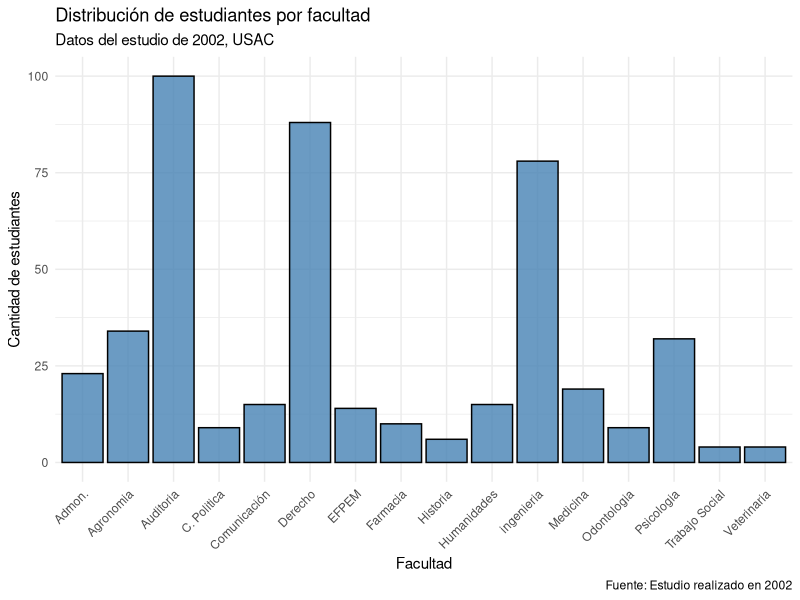
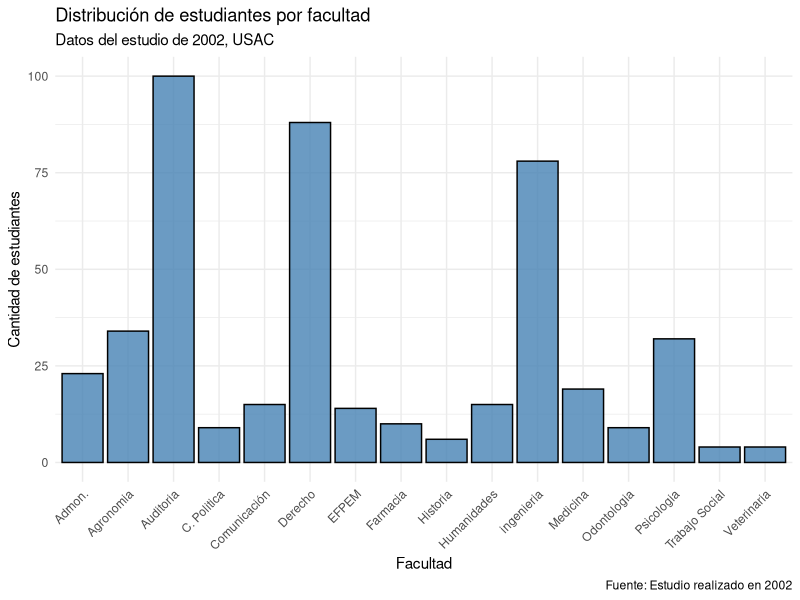
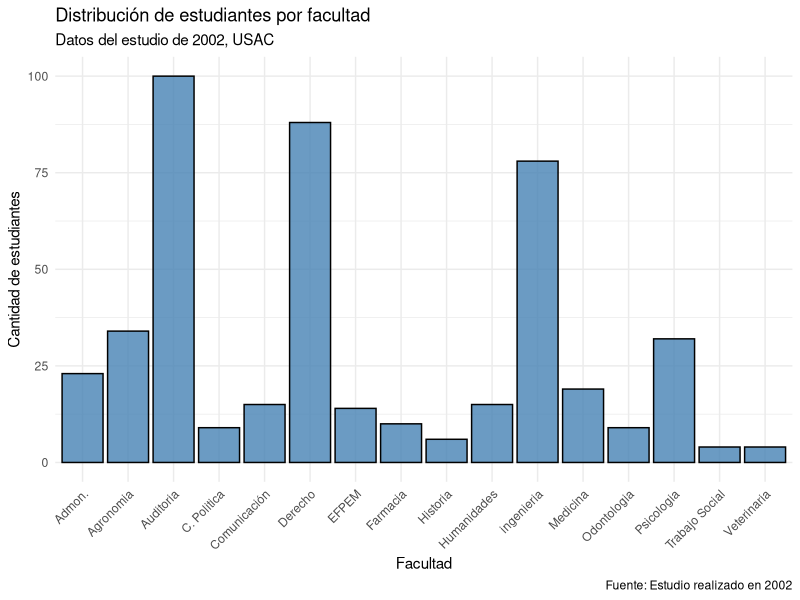

Write the R code that produced these figures, in order.
## ---- chunk 1
# Cargar el paquete tidyverse, que incluye ggplot2
if (!require("tidyverse")) install.packages("tidyverse")
library(tidyverse)

# Importar una base de datos de ejemplo
datos <- read_csv("datos_estudiantes.csv")

# Crear un gráfico de barras
mi_grafico <- ggplot(data = datos, aes(x = FACULTAD)) +
  geom_bar(fill = "steelblue", color = "black", alpha = 0.8) +
  labs(
    title = "Distribución de estudiantes por facultad",
    subtitle = "Datos del estudio de 2002, USAC",
    x = "Facultad",
    y = "Cantidad de estudiantes",
    caption = "Fuente: Estudio realizado en 2002"
  ) +
  theme_minimal()+                  
  theme(
    axis.text.x = element_text( 
      angle = 45,                       
      hjust = 1                       
    )
  )
mi_grafico
## ---- chunk 2
# Guardar el gráfico en formato PNG con dimensiones de 8x6 pulgadas
ggsave(
  filename = "grafico.png", # Nombre del archivo de salida
  plot = mi_grafico,        # Objeto gráfico a guardar
  width = 8,                # Ancho en pulgadas
  height = 6,               # Alto en pulgadas
  dpi = 300                 # Resolución adecuada para impresión
)
## ---- chunk 3
# Guardar el gráfico en formato PDF con dimensiones de 8x6 pulgadas
ggsave(
  filename = "grafico.pdf", # Nombre del archivo de salida
  plot = mi_grafico,        # Objeto gráfico a guardar
  width = 8,                # Ancho en pulgadas
  height = 6                # Alto en pulgadas
  # No es necesario especificar dpi, ya que PDF es un formato vectorial
)
## ---- chunk 4
# Crear un data frame de ejemplo
mi_tabla <- data.frame(
  Nombre = c("Ana", "Luis", "María"),
  Edad = c(25, 30, 22),
  Ciudad = c("Madrid", "Barcelona", "Valencia")
)

# Exportar el data frame a un archivo CSV
write.csv(
  x = mi_tabla,         # Objeto de datos a exportar
  file = "resultados.csv", # Nombre del archivo de salida
  row.names = FALSE     # No incluir los nombres de las filas 
)
## ---- chunk 5
# Instalar y cargar el paquete writexl si no está disponible
if (!require("writexl")) install.packages("writexl")

# Exportar el data frame a un archivo Excel
write_xlsx(
  x = mi_tabla,            # Objeto de datos a exportar
  path = "resultados.xlsx" # Nombre del archivo de salida
  # col_names y format_headers se mantienen en TRUE por defecto
)
